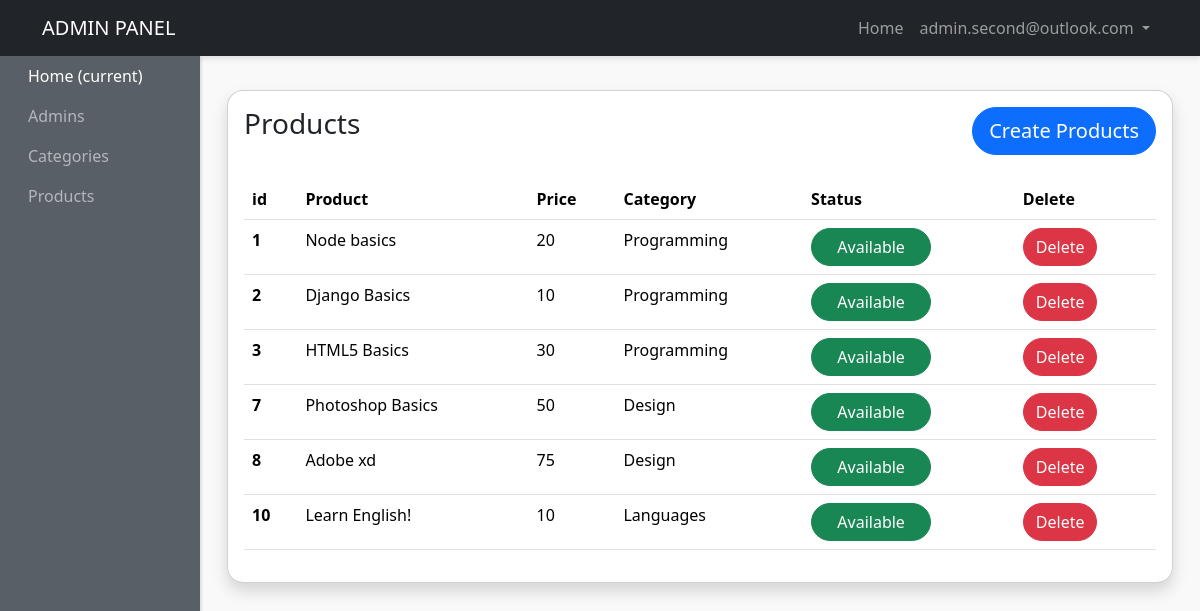
The app's page /admin-panel/products-admins/show-products.php (signed in) with its own data.
### tables this page shows
CREATE TABLE `products` (
  `id` int(3) NOT NULL,
  `name` varchar(200) NOT NULL,
  `image` varchar(200) NOT NULL,
  `price` int(3) NOT NULL,
  `file` text NOT NULL,
  `description` text NOT NULL,
  `category` varchar(200) NOT NULL,
  `status` int(1) NOT NULL DEFAULT 1,
  `category_id` int(3) NOT NULL,
  `created_at` timestamp NOT NULL DEFAULT current_timestamp()
);

### admin-panel/products-admins/show-products.php (the view, shortened to what this page needs)
<?php require "../includes/header.php"; ?>
<?php require "../../config/config.php"; ?>
<?php
    $select = $conn->query("SELECT * FROM products");
    $select->execute();
    $products = $select->fetchAll(PDO::FETCH_OBJ);
?>
    <div class="container-fluid">
        <div class="row">
            <div class="col">
                <div class="card rounded-4 shadow">
                    <div class="card-body">
                        <h3 class="card-title mb-4 d-inline">Products</h3>
                        <a href="<?php echo ADMINURL; ?>/products-admins/create-products.php"
                        class="btn btn-primary mb-4 float-end btn-lg rounded-pill">
                        Create Products</a>
                        <table class="table">
                            <thead>
                                <tr>
                                    <th scope="col">id</th>
                                    <th scope="col">Product</th>
                                    <th scope="col">Price</th>
                                    <th scope="col">Category</th>
                                    <th scope="col">Status</th>
                                    <th scope="col">Delete</th>
                                </tr>
                            </thead>
                            <tbody>
                                <?php foreach ($products as $product): ?>
                                    <tr>
                                        <th scope="row"><?php echo $product->id; ?></th>
                                        <td><?php echo $product->name; ?></td>
                                        <td><?php echo $product->price; ?></td>
                                        <td><?php echo $product->category; ?></td>
                                        <?php
                                        $btnClass = ($product->status == 1) ? 'btn-success' : 'btn-danger';
                                        $btnText = ($product->status == 1) ? 'Available' : 'Not Available';
                                        ?>
                                        <td>
                                            <a href="<?php echo ADMINURL; ?>/products-admins/status.php?id=<?php echo $product->id; ?>&status=<?php echo $product->status; ?>"
                                            class="btn <?php echo $btnClass; ?> rounded-pill w-50" style="min-width:120px;">
                                            <?php echo $btnText; ?></a>
                                        </td>
                                        <td>
                                            <button type="button"
                                            class="btn btn-danger text-center rounded-pill"
                                            data-bs-toggle="modal"
                                            data-bs-target="#deleteProduct<?php echo $product->id; ?>">
                                            Delete</button>
                                    </td>
                                </tr>
                            <?php endforeach; ?>
                            </tbody>
                        </table>
                    </div>
                </div>
            </div>
        </div>
    </div>
<?php require "../includes/footer.php"; ?>

### admin-panel/styles/style.css (style rules this page uses)
body { background:#f9f9f9; }
.card { margin-bottom: 15px; border-radius:0; box-shadow: 0 3px 5px rgba(0,0,0,.1); }

### records on screen
products: id "1", name "Node basics", price "20", category "Programming", status "Available"
products: id "2", name "Django Basics", price "10", category "Programming", status "Available"
products: id "3", name "HTML5 Basics", price "30", category "Programming", status "Available"
products: id "7", name "Photoshop Basics", price "50", category "Design", status "Available"
products: id "8", name "Adobe xd", price "75", category "Design", status "Available"
products: id "10", name "Learn English!", price "10", category "Languages", status "Available"

### other values on screen
$_SESSION['admin_name'] "admin.second@outlook.com"
